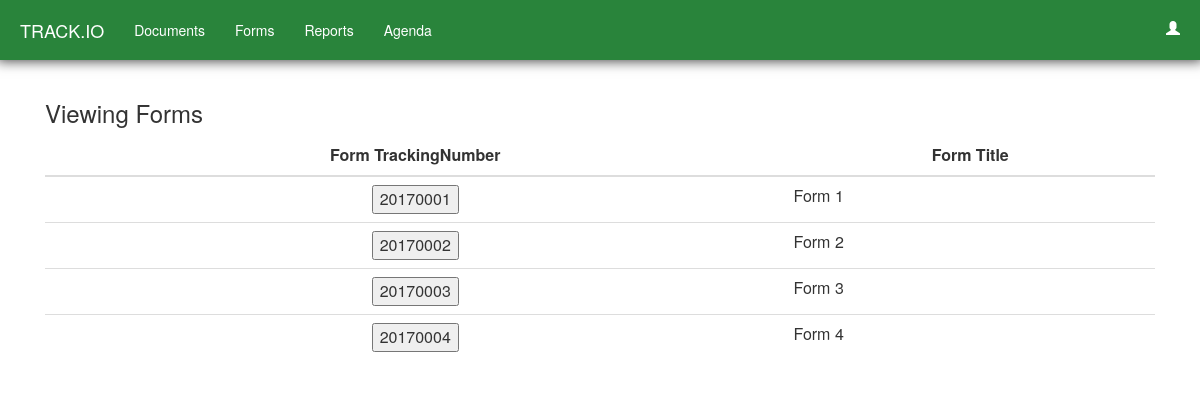
The page /ViewForms.php on the database its author committed.
### tables this page shows
CREATE TABLE `forms` (
  `formTrackingNumber` int(11) NOT NULL,
  `docTrackingNumber` int(11) NOT NULL,
  `formType` varchar(5) NOT NULL,
  `formTitle` varchar(45) NOT NULL,
  `dateAdded` date NOT NULL,
  PRIMARY KEY (`formTrackingNumber`),
  KEY `fk_forms_documents1_idx` (`docTrackingNumber`),
  KEY `fk_forms_form_type_ref_idx` (`formType`),
  KEY `fk_forms_title` (`formTitle`),
  CONSTRAINT `fk_forms_documents1` FOREIGN KEY (`docTrackingNumber`) REFERENCES `documents` (`trackingNumber`) ON DELETE NO ACTION ON UPDATE NO ACTION,
  CONSTRAINT `fk_forms_form_type_ref` FOREIGN KEY (`formType`) REFERENCES `form_type_ref` (`formType`) ON DELETE NO ACTION ON UPDATE NO ACTION
);

### ViewForms.php (the view, shortened to what this page needs)
<html>
	<head>
		<link rel="stylesheet" href="https://maxcdn.bootstrapcdn.com/bootstrap/3.3.7/css/bootstrap.min.css">
	</head>
	<?php
		require_once('mysql_connect.php');
		$usertype = $_SESSION['usertype'];
		$username = $_SESSION['username'];
	?>
	<body>
		<header>
			<nav class="navbar navbar-fixed-top">
				<div class="container-fluid">
					<div class="navbar-header">
						<a class="navbar-brand" href="home.php" style="color: white">TRACK.IO</a>
					</div>
					<div class="collapse navbar-collapse" id="bs-example-navbar-collapse-1">
						<ul class="nav navbar-nav navbar-left">
							<li class="dropdown"><a class="dropdown-toggle" data-toggle="dropdown">Documents</a>
							</li>
							<li class="dropdown"><a class="dropdown-toggle" data-toggle="dropdown">Forms</a>
							</li>
							<li class="dropdown"><a class="dropdown-toggle" data-toggle="dropdown">Reports</a>
							</li>
							<?php if ($usertype != '105') { echo '<li><a href="agendaview.php">Agenda</a></li>'; } ?>
						</ul>
						<div class="collapse navbar-collapse" id="bs-example-navbar-collapse-1">
							<ul class="nav navbar-nav navbar-right">
								<li class="dropdown"><a class="dropdown-toggle" data-toggle="dropdown"><span class="glyphicon glyphicon-user"></span><?php echo " " . $username; ?></a>
								</li>
							</ul>
						</div>
					</div>
				</div>
			</nav>
		</header>
		<div class="container">
			<h3>Viewing Forms</h3>
				<div class="row">
					<div class="col-sm-12">
<?php
				if (isset($_POST['view']))
				{
					$formID = $_POST['view'];
					$username = $_SESSION['username'];
					$userquery = mysqli_query($dbc,"SELECT * FROM form_access WHERE username = '{$username}' AND formTrackingNumber ='{$formID}'") or die (mysqli_error($dbc));
					$formquery = mysqli_query($dbc,"SELECT * FROM form_access WHERE formTrackingNumber ='{$formID}' AND username = '{$username}'");
					$formrequestquery =  mysqli_query($dbc,"SELECT * FROM form_access_request WHERE formTrackingNumber  = '{$_POST['view']}' AND username = '{$username}' AND StatusRequest = 'Pending' ") ;
					$formrequestreject = mysqli_query($dbc,"SELECT * FROM form_access_request WHERE formTrackingNumber  = '{$_POST['view']}' AND username = '{$username}' AND StatusRequest = 'Reject' ");
					if(mysqli_num_rows($formrequestreject) > 0)
					{
						echo"
						Sorry, your request to access this form has been denied.
						<form action='ViewForms.php' method='post'>
						<input type='submit' value='View Forms' name='viewForms'>
						</form>";
					}
					else if(mysqli_num_rows($formquery) > 0 OR $_SESSION['usertype'] == '101')
					{
						echo"
						<form action='ViewForms.php' method='post'>
						<input type='submit' value='Back To View Forms' name='viewForms'>
						</form>";
						$formq = mysqli_query($dbc,"SELECT * FROM forms WHERE formTrackingNumber ='{$formID}'");
						echo'
							<table class="table table-hover">
							<thead>
							<tr>
							<th style="text-align: center;">Form TrackingNumber</th>
							<th style="text-align: center;">Form Title</th>
							<th style="text-align: center;">Document Tracking ID</th>
							<th style="text-align: center;">Recieve Date by OULC</th>
							<th style="text-align: center;">Recieve Date by DIPO</th>
							</tr>
							</thead><tbody>';
						while ($row = mysqli_fetch_array($formq))
						{
							$formtracking 	=$row['formTrackingNumber'];
							$formtitle 		=$row['formTitle'];
							$formdocument 	=$row['docTrackingNumber'];
							$OULCdate 		=$row['dateFormReceivedOULC'];
							$DIPOdate 		=$row['dateFormReceivedDIPO'];
							echo
							"
							<form action='ViewForms.php' method='post'>
							<tr>
										<td>	{$formtracking}	</td>
										<td>	{$formtitle}	</td>
										<td>	{$formdocument}	</td>
										<td>	{$OULCdate}		</td>
										<td>	{$DIPOdate}		</td>
							</tr>";
						}
						echo "</tbody></table>";
					}
					else if (mysqli_num_rows($formrequestquery) > 0)
					{
						echo
						"
						<p>Your Request to access to this form is still pending.
						<form action='ViewForms.php' method='post'>
						<input type='submit' value='Back To View Forms' name='viewForms'>
						</form>
						"
						;
					}
					else if(mysqli_num_rows($userquery) == 0)
					{
						echo
						"<p>You currently don't have access to this form.<br>
						Do you want to request access to this form?<br>
						<form action='ViewForms.php' method='post'>
						<input type='submit' value='Yes' name='yes'>
						<input type='submit' value='No: (Back To View Forms)' name='viewForms'>
						<input type='hidden' value='{$username}' name='username' >
						<input type='hidden' value='{$formID}' name='formID' >
						</form>
						";
					}
				}
				else
				{
				$query = mysqli_query($dbc,"SELECT * FROM forms ");
				echo '
					<table class="table table-hover">
					<thead>
					<tr>
						<th style="text-align:center;">Form TrackingNumber</th>
						<th style="text-align:center;">Form Title</th>
					</tr>
					</thead><tbody>';
					while ($row = mysqli_fetch_array($query))
					{
						$formtracking 	=$row['formTrackingNumber'];
						$formtitle 		=$row['formTitle'];
						echo
						"
						<form action='ViewForms.php' method='post'>
						<tr>
									<td style='text-align:center;'>
																		<form action='ViewForms.php' method='post'>
																		<input type='submit' value='{$formtracking}' name='view'>
																		</form>
																										</td>
									<td>	{$formtitle}	</td>
						</tr>";
					}
					echo "</tbody></table>";
				}
?>
				</div>
			</div>
		</div>
	</body>
</html>

### ViewForms.php (style rules this page uses)
body { background-color: white; }
.container { padding-top: 80px; width: 95%; }
.navbar { background-color: #29843b; border-width: 5px; border-radius: 0px; -webkit-box-shadow: 0px -2px 12px 3px rgba(0,0,0,0.75); -moz-box-shadow: 0px -2px 12px 3px rgba(0,0,0,0.75); box-shadow: 0px -2px 12px 3px rgba(0,0,0,0.75); }
.navbar .nav > li > a, .navbar .nav > li > a { color: white; text-shadow: none; }
.navbar .nav > .dropdown > a, .navbar .nav > .dropdown > a:hover, .navbar .nav > .dropdown > a:focus { background-color: transparent; }

### rows shown on the page
forms: view "20170001", formTitle "Form 1"
forms: view "20170002", formTitle "Form 2"
forms: view "20170003", formTitle "Form 3"
forms: view "20170004", formTitle "Form 4"
